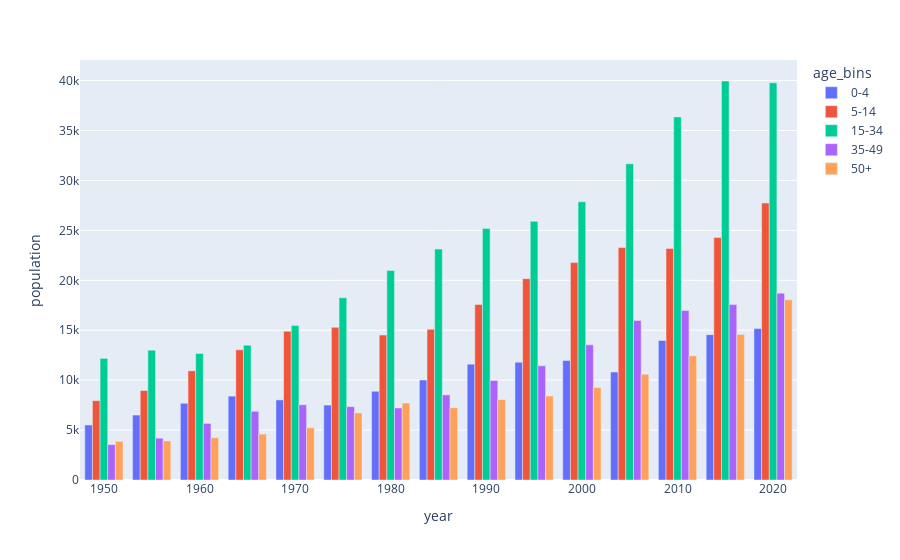

Notebook source saved alongside this figure:
### Code cell
age_plot = px.bar(pop, x='year', y='population', color='age_bins', barmode="group")
age_plot.show()

### Figure 1 — Plotly figure (JSON) as saved in the notebook; plotly's stock layout.template omitted (floating-point values rounded to 4 significant figures)
{"data": [{"alignmentgroup": "True", "hovertemplate": "age_bins=0-4<br>year=%{x}<br>population=%{y}<extra></extra>", "legendgroup": "0-4", "marker": {"color": "#636efa", "pattern": {"shape": ""}}, "name": "0-4", "offsetgroup": "0-4", "orientation": "v", "showlegend": true, "textposition": "auto", "type": "bar", "x": [1950, 1955, 1960, 1965, 1970, 1975, 1980, 1985, 1990, 1995, 2000, 2005, 2010, 2015, 2020], "xaxis": "x", "y": [5510, 6506, 7688, 8401, 8022, 7503, 8881, 10008, 11597, 11802, 11968, 10812, 13971, 14556, 15161], "yaxis": "y"}, {"alignmentgroup": "True", "hovertemplate": "age_bins=5-14<br>year=%{x}<br>population=%{y}<extra></extra>", "legendgroup": "5-14", "marker": {"color": "#EF553B", "pattern": {"shape": ""}}, "name": "5-14", "offsetgroup": "5-14", "orientation": "v", "showlegend": true, "textposition": "auto", "type": "bar", "x": [1950, 1955, 1960, 1965, 1970, 1975, 1980, 1985, 1990, 1995, 2000, 2005, 2010, 2015, 2020], "xaxis": "x", "y": [7944, 8958, 10936, 13041, 14900, 15289, 14516, 15094, 17583, 20165, 21773, 23275, 23187, 24276, 27741], "yaxis": "y"}, {"alignmentgroup": "True", "hovertemplate": "age_bins=15-34<br>year=%{x}<br>population=%{y}<extra></extra>", "legendgroup": "15-34", "marker": {"color": "#00cc96", "pattern": {"shape": ""}}, "name": "15-34", "offsetgroup": "15-34", "orientation": "v", "showlegend": true, "textposition": "auto", "type": "bar", "x": [1950, 1955, 1960, 1965, 1970, 1975, 1980, 1985, 1990, 1995, 2000, 2005, 2010, 2015, 2020], "xaxis": "x", "y": [12180, 13006, 12679, 13505, 15463, 18252, 20980, 23125, 25199, 25905, 27862, 31671, 36364, 39960, 39780], "yaxis": "y"}, {"alignmentgroup": "True", "hovertemplate": "age_bins=35-49<br>year=%{x}<br>population=%{y}<extra></extra>", "legendgroup": "35-49", "marker": {"color": "#ab63fa", "pattern": {"shape": ""}}, "name": "35-49", "offsetgroup": "35-49", "orientation": "v", "showlegend": true, "textposition": "auto", "type": "bar", "x": [1950, 1955, 1960, 1965, 1970, 1975, 1980, 1985, 1990, 1995, 2000, 2005, 2010, 2015, 2020], "xaxis": "x", "y": [3544, 4187, 5667, 6882, 7534, 7350, 7215, 8523, 9969, 11440, 13535, 15974, 16969, 17565, 18715], "yaxis": "y"}, {"alignmentgroup": "True", "hovertemplate": "age_bins=50+<br>year=%{x}<br>population=%{y}<extra></extra>", "legendgroup": "50+", "marker": {"color": "#FFA15A", "pattern": {"shape": ""}}, "name": "50+", "offsetgroup": "50+", "orientation": "v", "showlegend": true, "textposition": "auto", "type": "bar", "x": [1950, 1955, 1960, 1965, 1970, 1975, 1980, 1985, 1990, 1995, 2000, 2005, 2010, 2015, 2020], "xaxis": "x", "y": [3870, 3916, 4232, 4600, 5232, 6720, 7709, 7236, 8052, 8411, 9258, 10593, 12436, 14572, 18050], "yaxis": "y"}], "layout": {"barmode": "group", "legend": {"title": {"text": "age_bins"}, "tracegroupgap": 0}, "margin": {"t": 60}, "xaxis": {"anchor": "y", "domain": [0, 1], "title": {"text": "year"}}, "yaxis": {"anchor": "x", "domain": [0, 1], "title": {"text": "population"}}}}
